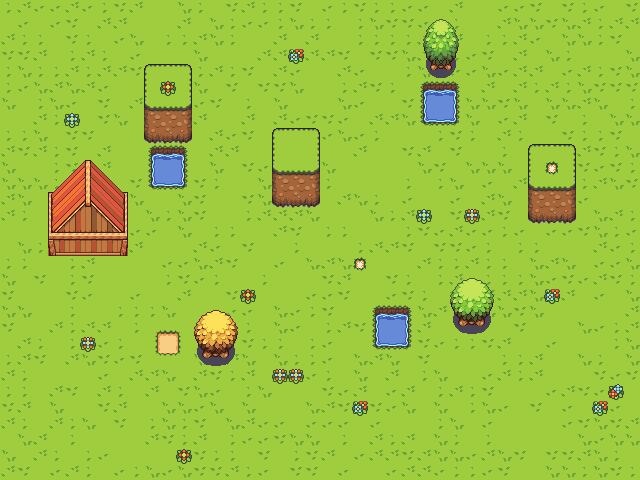

A 2D game scene composited from a Tiled map and its tileset images. What follows is a short description and the map's XML, with each tile layer's data collapsed to a summary:
An orthogonal 40x30 tile map with 16x16 px tiles, 3 tile layers (Background, Terrain, Trees).

<map version="1.10" tiledversion="1.10.2" orientation="orthogonal" renderorder="right-down" width="40" height="30" tilewidth="16" tileheight="16" infinite="0" nextlayerid="4" nextobjectid="1">
 <tileset firstgid="1" name="tileset" tilewidth="16" tileheight="16" tilecount="2112" columns="33">
  <image source="tileset.png" trans="000000" width="528" height="1024" />
 </tileset>
 <layer id="1" name="Background" width="40" height="30">
  <data>[1200 cells, 1200 non-empty, 6 distinct tile ids]</data>
 </layer>
 <layer id="2" name="Terrain" width="40" height="30">
  <data>[1200 cells, 125 non-empty, 67 distinct tile ids]</data>
 </layer>
 <layer id="3" name="Trees" width="40" height="30">
  <data>[1200 cells, 37 non-empty, 37 distinct tile ids]</data>
 </layer>
</map>
